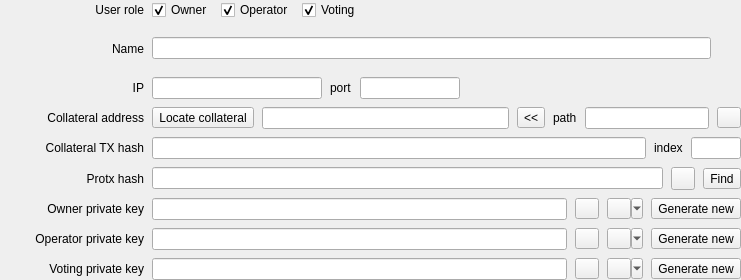
<?xml version="1.0" encoding="UTF-8"?>
<ui version="4.0">
 <class>WdgMasternodeDetails</class>
 <widget class="QWidget" name="WdgMasternodeDetails">
  <property name="geometry">
   <rect>
    <x>0</x>
    <y>0</y>
    <width>741</width>
    <height>280</height>
   </rect>
  </property>
  <property name="sizePolicy">
   <sizepolicy hsizetype="Preferred" vsizetype="Preferred">
    <horstretch>0</horstretch>
    <verstretch>0</verstretch>
   </sizepolicy>
  </property>
  <property name="minimumSize">
   <size>
    <width>700</width>
    <height>0</height>
   </size>
  </property>
  <property name="windowTitle">
   <string>Form</string>
  </property>
  <property name="styleSheet">
   <string notr="true"/>
  </property>
  <layout class="QVBoxLayout" name="verticalLayout_2">
   <property name="spacing">
    <number>0</number>
   </property>
   <property name="leftMargin">
    <number>0</number>
   </property>
   <property name="topMargin">
    <number>0</number>
   </property>
   <property name="rightMargin">
    <number>0</number>
   </property>
   <property name="bottomMargin">
    <number>0</number>
   </property>
   <item>
    <widget class="QWidget" name="widget_2" native="true">
     <property name="sizePolicy">
      <sizepolicy hsizetype="Preferred" vsizetype="Preferred">
       <horstretch>0</horstretch>
       <verstretch>0</verstretch>
      </sizepolicy>
     </property>
     <layout class="QVBoxLayout" name="verticalLayout">
      <property name="spacing">
       <number>8</number>
      </property>
      <property name="leftMargin">
       <number>0</number>
      </property>
      <property name="topMargin">
       <number>0</number>
      </property>
      <property name="rightMargin">
       <number>0</number>
      </property>
      <property name="bottomMargin">
       <number>0</number>
      </property>
      <item>
       <layout class="QHBoxLayout" name="horizontalLayout_12">
        <item>
         <widget class="QLabel" name="lblUserRole">
          <property name="minimumSize">
           <size>
            <width>144</width>
            <height>0</height>
           </size>
          </property>
          <property name="text">
           <string>User role</string>
          </property>
          <property name="alignment">
           <set>Qt::AlignRight|Qt::AlignTrailing|Qt::AlignVCenter</set>
          </property>
         </widget>
        </item>
        <item>
         <widget class="QCheckBox" name="chbRoleOwner">
          <property name="text">
           <string>Owner</string>
          </property>
          <property name="checked">
           <bool>true</bool>
          </property>
         </widget>
        </item>
        <item>
         <widget class="QCheckBox" name="chbRoleOperator">
          <property name="text">
           <string>Operator</string>
          </property>
          <property name="checked">
           <bool>true</bool>
          </property>
         </widget>
        </item>
        <item>
         <widget class="QCheckBox" name="chbRoleVoting">
          <property name="text">
           <string>Voting</string>
          </property>
          <property name="checked">
           <bool>true</bool>
          </property>
         </widget>
        </item>
        <item>
         <spacer name="horizontalSpacer_3">
          <property name="orientation">
           <enum>Qt::Horizontal</enum>
          </property>
          <property name="sizeHint" stdset="0">
           <size>
            <width>40</width>
            <height>0</height>
           </size>
          </property>
         </spacer>
        </item>
       </layout>
      </item>
      <item>
       <layout class="QHBoxLayout" name="horizontalLayout_2">
        <item>
         <widget class="QLabel" name="lblName">
          <property name="minimumSize">
           <size>
            <width>144</width>
            <height>0</height>
           </size>
          </property>
          <property name="layoutDirection">
           <enum>Qt::LeftToRight</enum>
          </property>
          <property name="text">
           <string>Name</string>
          </property>
          <property name="alignment">
           <set>Qt::AlignRight|Qt::AlignTrailing|Qt::AlignVCenter</set>
          </property>
         </widget>
        </item>
        <item>
         <widget class="QLineEdit" name="edtName"/>
        </item>
        <item>
         <widget class="QLabel" name="lblTitle">
          <property name="sizePolicy">
           <sizepolicy hsizetype="Minimum" vsizetype="Preferred">
            <horstretch>0</horstretch>
            <verstretch>0</verstretch>
           </sizepolicy>
          </property>
          <property name="styleSheet">
           <string notr="true"/>
          </property>
          <property name="text">
           <string/>
          </property>
          <property name="wordWrap">
           <bool>false</bool>
          </property>
         </widget>
        </item>
        <item>
         <widget class="QLabel" name="lblAction">
          <property name="text">
           <string/>
          </property>
         </widget>
        </item>
       </layout>
      </item>
      <item>
       <layout class="QHBoxLayout" name="horizontalLayout_3" stretch="0,1,0,0,0">
        <item>
         <widget class="QLabel" name="lblIP">
          <property name="minimumSize">
           <size>
            <width>144</width>
            <height>0</height>
           </size>
          </property>
          <property name="layoutDirection">
           <enum>Qt::LeftToRight</enum>
          </property>
          <property name="text">
           <string>IP</string>
          </property>
          <property name="alignment">
           <set>Qt::AlignRight|Qt::AlignTrailing|Qt::AlignVCenter</set>
          </property>
         </widget>
        </item>
        <item>
         <widget class="QLineEdit" name="edtIP">
          <property name="sizePolicy">
           <sizepolicy hsizetype="Fixed" vsizetype="Fixed">
            <horstretch>0</horstretch>
            <verstretch>0</verstretch>
           </sizepolicy>
          </property>
          <property name="minimumSize">
           <size>
            <width>170</width>
            <height>0</height>
           </size>
          </property>
          <property name="clearButtonEnabled">
           <bool>true</bool>
          </property>
         </widget>
        </item>
        <item>
         <widget class="QLabel" name="lblPort">
          <property name="text">
           <string>port</string>
          </property>
         </widget>
        </item>
        <item>
         <widget class="QLineEdit" name="edtPort">
          <property name="sizePolicy">
           <sizepolicy hsizetype="Fixed" vsizetype="Fixed">
            <horstretch>0</horstretch>
            <verstretch>0</verstretch>
           </sizepolicy>
          </property>
          <property name="maximumSize">
           <size>
            <width>100</width>
            <height>16777215</height>
           </size>
          </property>
          <property name="clearButtonEnabled">
           <bool>true</bool>
          </property>
         </widget>
        </item>
        <item>
         <spacer name="horizontalSpacer_2">
          <property name="orientation">
           <enum>Qt::Horizontal</enum>
          </property>
          <property name="sizeHint" stdset="0">
           <size>
            <width>0</width>
            <height>0</height>
           </size>
          </property>
         </spacer>
        </item>
       </layout>
      </item>
      <item>
       <layout class="QHBoxLayout" name="horizontalLayout_5" stretch="0,0,2,0,0,1,0">
        <item>
         <widget class="QLabel" name="lblCollateral">
          <property name="minimumSize">
           <size>
            <width>144</width>
            <height>0</height>
           </size>
          </property>
          <property name="text">
           <string>Collateral address</string>
          </property>
          <property name="alignment">
           <set>Qt::AlignRight|Qt::AlignTrailing|Qt::AlignVCenter</set>
          </property>
         </widget>
        </item>
        <item>
         <widget class="QToolButton" name="btnLocateCollateral">
          <property name="text">
           <string>Locate collateral</string>
          </property>
         </widget>
        </item>
        <item>
         <widget class="QLineEdit" name="edtCollateralAddress">
          <property name="clearButtonEnabled">
           <bool>true</bool>
          </property>
         </widget>
        </item>
        <item>
         <widget class="QToolButton" name="btnBip32PathToAddress">
          <property name="toolTip">
           <string>Convert BIP32 path to address</string>
          </property>
          <property name="text">
           <string>&lt;&lt;</string>
          </property>
         </widget>
        </item>
        <item>
         <widget class="QLabel" name="lblCollateralPath">
          <property name="text">
           <string>path</string>
          </property>
         </widget>
        </item>
        <item>
         <widget class="QLineEdit" name="edtCollateralPath">
          <property name="maximumSize">
           <size>
            <width>16777215</width>
            <height>16777215</height>
           </size>
          </property>
          <property name="clearButtonEnabled">
           <bool>true</bool>
          </property>
         </widget>
        </item>
        <item>
         <widget class="QToolButton" name="btnShowCollateralPathAddress">
          <property name="maximumSize">
           <size>
            <width>16777215</width>
            <height>21</height>
           </size>
          </property>
          <property name="toolTip">
           <string>Show FIX address for the entered BIP32 path</string>
          </property>
          <property name="text">
           <string/>
          </property>
         </widget>
        </item>
       </layout>
      </item>
      <item>
       <layout class="QHBoxLayout" name="horizontalLayout_6">
        <item>
         <widget class="QLabel" name="lblCollateralTxHash">
          <property name="minimumSize">
           <size>
            <width>144</width>
            <height>0</height>
           </size>
          </property>
          <property name="text">
           <string>Collateral TX hash</string>
          </property>
          <property name="alignment">
           <set>Qt::AlignRight|Qt::AlignTrailing|Qt::AlignVCenter</set>
          </property>
         </widget>
        </item>
        <item>
         <widget class="QLineEdit" name="edtCollateralTxHash">
          <property name="clearButtonEnabled">
           <bool>true</bool>
          </property>
         </widget>
        </item>
        <item>
         <widget class="QLabel" name="lblCollateralTxIndex">
          <property name="text">
           <string>index</string>
          </property>
         </widget>
        </item>
        <item>
         <widget class="QLineEdit" name="edtCollateralTxIndex">
          <property name="maximumSize">
           <size>
            <width>50</width>
            <height>16777215</height>
           </size>
          </property>
         </widget>
        </item>
       </layout>
      </item>
      <item>
       <layout class="QHBoxLayout" name="horizontalLayout_10">
        <item>
         <widget class="QLabel" name="lblDMNTxHash">
          <property name="minimumSize">
           <size>
            <width>144</width>
            <height>0</height>
           </size>
          </property>
          <property name="text">
           <string>Protx hash</string>
          </property>
          <property name="alignment">
           <set>Qt::AlignRight|Qt::AlignTrailing|Qt::AlignVCenter</set>
          </property>
         </widget>
        </item>
        <item>
         <widget class="QLineEdit" name="edtDMNTxHash">
          <property name="clearButtonEnabled">
           <bool>true</bool>
          </property>
         </widget>
        </item>
        <item>
         <widget class="QToolButton" name="btnCopyProtxHash">
          <property name="toolTip">
           <string>Copy protx hash to clipboard</string>
          </property>
          <property name="text">
           <string/>
          </property>
         </widget>
        </item>
        <item>
         <widget class="QToolButton" name="btnFindDMNTxHash">
          <property name="toolTip">
           <string>Find DMN TX hash based on the ip/port or collateral tx</string>
          </property>
          <property name="text">
           <string>Find</string>
          </property>
         </widget>
        </item>
       </layout>
      </item>
      <item>
       <layout class="QHBoxLayout" name="horizontalLayout_7">
        <item>
         <widget class="QLabel" name="lblOwnerKey">
          <property name="minimumSize">
           <size>
            <width>144</width>
            <height>0</height>
           </size>
          </property>
          <property name="text">
           <string>Owner private key</string>
          </property>
          <property name="alignment">
           <set>Qt::AlignRight|Qt::AlignTrailing|Qt::AlignVCenter</set>
          </property>
         </widget>
        </item>
        <item>
         <widget class="QLineEdit" name="edtOwnerKey">
          <property name="echoMode">
           <enum>QLineEdit::Password</enum>
          </property>
          <property name="clearButtonEnabled">
           <bool>true</bool>
          </property>
         </widget>
        </item>
        <item>
         <widget class="QToolButton" name="btnCopyOwnerKey">
          <property name="maximumSize">
           <size>
            <width>16777215</width>
            <height>21</height>
           </size>
          </property>
          <property name="toolTip">
           <string>Copy key to clipboard</string>
          </property>
          <property name="text">
           <string/>
          </property>
          <property name="popupMode">
           <enum>QToolButton::InstantPopup</enum>
          </property>
         </widget>
        </item>
        <item>
         <widget class="QToolButton" name="btnShowOwnerPrivateKey">
          <property name="maximumSize">
           <size>
            <width>16777215</width>
            <height>21</height>
           </size>
          </property>
          <property name="toolTip">
           <string>Show/hide private key</string>
          </property>
          <property name="text">
           <string/>
          </property>
          <property name="checkable">
           <bool>true</bool>
          </property>
          <property name="popupMode">
           <enum>QToolButton::MenuButtonPopup</enum>
          </property>
         </widget>
        </item>
        <item>
         <widget class="QToolButton" name="btnGenerateOwnerPrivateKey">
          <property name="text">
           <string>Generate new</string>
          </property>
         </widget>
        </item>
       </layout>
      </item>
      <item>
       <layout class="QHBoxLayout" name="horizontalLayout_8">
        <item>
         <widget class="QLabel" name="lblOperatorKey">
          <property name="minimumSize">
           <size>
            <width>144</width>
            <height>0</height>
           </size>
          </property>
          <property name="text">
           <string>Operator private key</string>
          </property>
          <property name="alignment">
           <set>Qt::AlignRight|Qt::AlignTrailing|Qt::AlignVCenter</set>
          </property>
         </widget>
        </item>
        <item>
         <widget class="QLineEdit" name="edtOperatorKey">
          <property name="echoMode">
           <enum>QLineEdit::Password</enum>
          </property>
          <property name="clearButtonEnabled">
           <bool>true</bool>
          </property>
         </widget>
        </item>
        <item>
         <widget class="QToolButton" name="btnCopyOperatorKey">
          <property name="maximumSize">
           <size>
            <width>16777215</width>
            <height>21</height>
           </size>
          </property>
          <property name="toolTip">
           <string>Copy key to clipboard</string>
          </property>
          <property name="text">
           <string/>
          </property>
          <property name="popupMode">
           <enum>QToolButton::InstantPopup</enum>
          </property>
         </widget>
        </item>
        <item>
         <widget class="QToolButton" name="btnShowOperatorPrivateKey">
          <property name="maximumSize">
           <size>
            <width>16777215</width>
            <height>21</height>
           </size>
          </property>
          <property name="toolTip">
           <string>Show/hide private key</string>
          </property>
          <property name="text">
           <string/>
          </property>
          <property name="checkable">
           <bool>true</bool>
          </property>
          <property name="popupMode">
           <enum>QToolButton::MenuButtonPopup</enum>
          </property>
         </widget>
        </item>
        <item>
         <widget class="QToolButton" name="btnGenerateOperatorPrivateKey">
          <property name="text">
           <string>Generate new</string>
          </property>
         </widget>
        </item>
       </layout>
      </item>
      <item>
       <layout class="QHBoxLayout" name="horizontalLayout_9">
        <item>
         <widget class="QLabel" name="lblVotingKey">
          <property name="minimumSize">
           <size>
            <width>144</width>
            <height>0</height>
           </size>
          </property>
          <property name="text">
           <string>Voting private key</string>
          </property>
          <property name="alignment">
           <set>Qt::AlignRight|Qt::AlignTrailing|Qt::AlignVCenter</set>
          </property>
         </widget>
        </item>
        <item>
         <widget class="QLineEdit" name="edtVotingKey">
          <property name="echoMode">
           <enum>QLineEdit::Password</enum>
          </property>
          <property name="clearButtonEnabled">
           <bool>true</bool>
          </property>
         </widget>
        </item>
        <item>
         <widget class="QToolButton" name="btnCopyVotingKey">
          <property name="maximumSize">
           <size>
            <width>16777215</width>
            <height>21</height>
           </size>
          </property>
          <property name="toolTip">
           <string>Copy key to clipboard</string>
          </property>
          <property name="text">
           <string/>
          </property>
          <property name="popupMode">
           <enum>QToolButton::InstantPopup</enum>
          </property>
         </widget>
        </item>
        <item>
         <widget class="QToolButton" name="btnShowVotingPrivateKey">
          <property name="maximumSize">
           <size>
            <width>16777215</width>
            <height>21</height>
           </size>
          </property>
          <property name="toolTip">
           <string>Show/hide private key</string>
          </property>
          <property name="text">
           <string/>
          </property>
          <property name="checkable">
           <bool>true</bool>
          </property>
          <property name="popupMode">
           <enum>QToolButton::MenuButtonPopup</enum>
          </property>
         </widget>
        </item>
        <item>
         <widget class="QToolButton" name="btnGenerateVotingPrivateKey">
          <property name="text">
           <string>Generate new</string>
          </property>
         </widget>
        </item>
       </layout>
      </item>
     </layout>
    </widget>
   </item>
  </layout>
 </widget>
 <tabstops>
  <tabstop>edtName</tabstop>
  <tabstop>edtIP</tabstop>
  <tabstop>edtPort</tabstop>
  <tabstop>edtCollateralAddress</tabstop>
  <tabstop>edtCollateralPath</tabstop>
  <tabstop>edtCollateralTxHash</tabstop>
  <tabstop>edtCollateralTxIndex</tabstop>
  <tabstop>edtDMNTxHash</tabstop>
  <tabstop>edtOwnerKey</tabstop>
  <tabstop>edtOperatorKey</tabstop>
  <tabstop>edtVotingKey</tabstop>
  <tabstop>chbRoleOwner</tabstop>
  <tabstop>chbRoleOperator</tabstop>
  <tabstop>chbRoleVoting</tabstop>
 </tabstops>
 <resources/>
 <connections/>
</ui>
